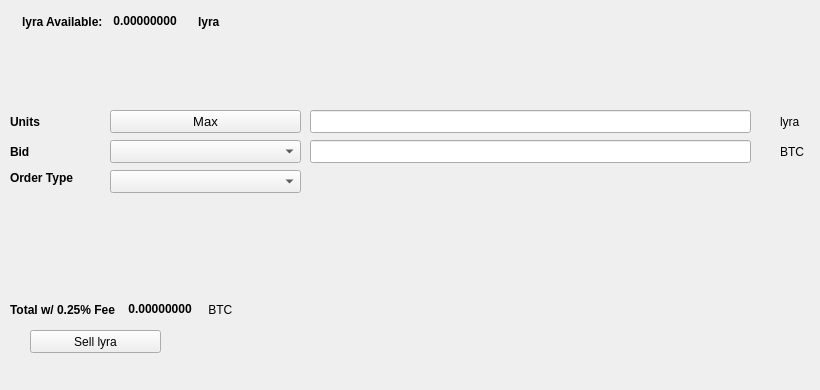
   <widget class="QWidget" name="SellTab">
    <attribute name="title">
     <string>Sell</string>
    </attribute>
    <widget class="QLabel" name="label_16">
     <property name="geometry">
      <rect>
       <x>780</x>
       <y>140</y>
       <width>31</width>
       <height>23</height>
      </rect>
     </property>
     <property name="text">
      <string>BTC</string>
     </property>
    </widget>
    <widget class="QComboBox" name="SellBidcomboBox">
     <property name="geometry">
      <rect>
       <x>110</x>
       <y>140</y>
       <width>191</width>
       <height>23</height>
      </rect>
     </property>
     <property name="font">
      <font>
       <pointsize>10</pointsize>
      </font>
     </property>
    </widget>
    <widget class="QLabel" name="label_18">
     <property name="geometry">
      <rect>
       <x>10</x>
       <y>110</y>
       <width>46</width>
       <height>23</height>
      </rect>
     </property>
     <property name="font">
      <font>
       <weight>75</weight>
       <bold>true</bold>
      </font>
     </property>
     <property name="text">
      <string>Units</string>
     </property>
    </widget>
    <widget class="QPushButton" name="Sell_Max_Amount">
     <property name="geometry">
      <rect>
       <x>110</x>
       <y>110</y>
       <width>191</width>
       <height>23</height>
      </rect>
     </property>
     <property name="font">
      <font>
       <pointsize>10</pointsize>
      </font>
     </property>
     <property name="text">
      <string>Max</string>
     </property>
    </widget>
    <widget class="QLabel" name="label_20">
     <property name="geometry">
      <rect>
       <x>10</x>
       <y>170</y>
       <width>91</width>
       <height>16</height>
      </rect>
     </property>
     <property name="font">
      <font>
       <weight>75</weight>
       <bold>true</bold>
      </font>
     </property>
     <property name="text">
      <string>Order Type</string>
     </property>
    </widget>
    <widget class="QComboBox" name="SellOrdertypeCombo">
     <property name="geometry">
      <rect>
       <x>110</x>
       <y>170</y>
       <width>191</width>
       <height>23</height>
      </rect>
     </property>
     <property name="font">
      <font>
       <pointsize>10</pointsize>
      </font>
     </property>
    </widget>
    <widget class="QLabel" name="label_21">
     <property name="geometry">
      <rect>
       <x>10</x>
       <y>140</y>
       <width>46</width>
       <height>23</height>
      </rect>
     </property>
     <property name="font">
      <font>
       <weight>75</weight>
       <bold>true</bold>
      </font>
     </property>
     <property name="text">
      <string>Bid</string>
     </property>
    </widget>
    <widget class="QLabel" name="label_22">
     <property name="geometry">
      <rect>
       <x>780</x>
       <y>110</y>
       <width>31</width>
       <height>23</height>
      </rect>
     </property>
     <property name="text">
      <string>lyra</string>
     </property>
    </widget>
    <widget class="QLineEdit" name="UnitsInputlyra">
     <property name="geometry">
      <rect>
       <x>310</x>
       <y>110</y>
       <width>441</width>
       <height>23</height>
      </rect>
     </property>
     <property name="font">
      <font>
       <pointsize>9</pointsize>
       <weight>75</weight>
       <bold>true</bold>
      </font>
     </property>
    </widget>
    <widget class="QLineEdit" name="SellBidPriceEdit">
     <property name="geometry">
      <rect>
       <x>310</x>
       <y>140</y>
       <width>441</width>
       <height>23</height>
      </rect>
     </property>
     <property name="font">
      <font>
       <pointsize>9</pointsize>
       <weight>75</weight>
       <bold>true</bold>
      </font>
     </property>
    </widget>
    <widget class="QPushButton" name="SelllyraBTN">
     <property name="geometry">
      <rect>
       <x>30</x>
       <y>330</y>
       <width>131</width>
       <height>23</height>
      </rect>
     </property>
     <property name="text">
      <string>Sell lyra</string>
     </property>
     <property name="icon">
      <iconset resource="../lyra">
       <normaloff>:/icons/bitcoin</normaloff>:/icons/bitcoin</iconset>
     </property>
    </widget>
    <widget class="QWidget" name="layoutWidget3">
     <property name="geometry">
      <rect>
       <x>22</x>
       <y>12</y>
       <width>258</width>
       <height>19</height>
      </rect>
     </property>
     <layout class="QHBoxLayout" name="horizontalLayout">
      <item>
       <widget class="QLabel" name="label232_2">
        <property name="font">
         <font>
          <weight>75</weight>
          <bold>true</bold>
         </font>
        </property>
        <property name="text">
         <string>lyra Available:</string>
        </property>
       </widget>
      </item>
      <item>
       <widget class="QLabel" name="lyraAvailableLabel">
        <property name="palette">
         <palette>
          <active>
           <colorrole role="WindowText">
            <brush brushstyle="SolidPattern">
             <color alpha="255">
              <red>0</red>
              <green>0</green>
              <blue>0</blue>
             </color>
            </brush>
           </colorrole>
           <colorrole role="Button">
            <brush brushstyle="SolidPattern">
             <color alpha="255">
              <red>0</red>
              <green>170</green>
              <blue>0</blue>
             </color>
            </brush>
           </colorrole>
           <colorrole role="Light">
            <brush brushstyle="SolidPattern">
             <color alpha="255">
              <red>0</red>
              <green>255</green>
              <blue>0</blue>
             </color>
            </brush>
           </colorrole>
           <colorrole role="Midlight">
            <brush brushstyle="SolidPattern">
             <color alpha="255">
              <red>0</red>
              <green>212</green>
              <blue>0</blue>
             </color>
            </brush>
           </colorrole>
           <colorrole role="Dark">
            <brush brushstyle="SolidPattern">
             <color alpha="255">
              <red>0</red>
              <green>85</green>
              <blue>0</blue>
             </color>
            </brush>
           </colorrole>
           <colorrole role="Mid">
            <brush brushstyle="SolidPattern">
             <color alpha="255">
              <red>0</red>
              <green>113</green>
              <blue>0</blue>
             </color>
            </brush>
           </colorrole>
           <colorrole role="Text">
            <brush brushstyle="SolidPattern">
             <color alpha="255">
              <red>0</red>
              <green>170</green>
              <blue>0</blue>
             </color>
            </brush>
           </colorrole>
           <colorrole role="BrightText">
            <brush brushstyle="SolidPattern">
             <color alpha="255">
              <red>255</red>
              <green>255</green>
              <blue>255</blue>
             </color>
            </brush>
           </colorrole>
           <colorrole role="ButtonText">
            <brush brushstyle="SolidPattern">
             <color alpha="255">
              <red>0</red>
              <green>0</green>
              <blue>0</blue>
             </color>
            </brush>
           </colorrole>
           <colorrole role="Base">
            <brush brushstyle="SolidPattern">
             <color alpha="255">
              <red>255</red>
              <green>255</green>
              <blue>255</blue>
             </color>
            </brush>
           </colorrole>
           <colorrole role="Window">
            <brush brushstyle="SolidPattern">
             <color alpha="255">
              <red>0</red>
              <green>170</green>
              <blue>0</blue>
             </color>
            </brush>
           </colorrole>
           <colorrole role="Shadow">
            <brush brushstyle="SolidPattern">
             <color alpha="255">
              <red>0</red>
              <green>0</green>
              <blue>0</blue>
             </color>
            </brush>
           </colorrole>
           <colorrole role="AlternateBase">
            <brush brushstyle="SolidPattern">
             <color alpha="255">
              <red>127</red>
              <green>212</green>
              <blue>127</blue>
             </color>
            </brush>
           </colorrole>
           <colorrole role="ToolTipBase">
            <brush brushstyle="SolidPattern">
             <color alpha="255">
              <red>255</red>
              <green>255</green>
              <blue>220</blue>
             </color>
            </brush>
           </colorrole>
           <colorrole role="ToolTipText">
            <brush brushstyle="SolidPattern">
             <color alpha="255">
              <red>0</red>
              <green>0</green>
              <blue>0</blue>
             </color>
            </brush>
           </colorrole>
          </active>
          <inactive>
           <colorrole role="WindowText">
            <brush brushstyle="SolidPattern">
             <color alpha="255">
              <red>0</red>
              <green>0</green>
              <blue>0</blue>
             </color>
            </brush>
           </colorrole>
           <colorrole role="Button">
            <brush brushstyle="SolidPattern">
             <color alpha="255">
              <red>0</red>
              <green>170</green>
              <blue>0</blue>
             </color>
            </brush>
           </colorrole>
           <colorrole role="Light">
            <brush brushstyle="SolidPattern">
             <color alpha="255">
              <red>0</red>
              <green>255</green>
              <blue>0</blue>
             </color>
            </brush>
           </colorrole>
           <colorrole role="Midlight">
            <brush brushstyle="SolidPattern">
             <color alpha="255">
              <red>0</red>
              <green>212</green>
              <blue>0</blue>
             </color>
            </brush>
           </colorrole>
           <colorrole role="Dark">
            <brush brushstyle="SolidPattern">
             <color alpha="255">
              <red>0</red>
              <green>85</green>
              <blue>0</blue>
             </color>
            </brush>
           </colorrole>
           <colorrole role="Mid">
            <brush brushstyle="SolidPattern">
             <color alpha="255">
              <red>0</red>
              <green>113</green>
              <blue>0</blue>
             </color>
            </brush>
           </colorrole>
           <colorrole role="Text">
            <brush brushstyle="SolidPattern">
             <color alpha="255">
              <red>0</red>
              <green>170</green>
              <blue>0</blue>
             </color>
            </brush>
           </colorrole>
           <colorrole role="BrightText">
            <brush brushstyle="SolidPattern">
             <color alpha="255">
              <red>255</red>
              <green>255</green>
              <blue>255</blue>
             </color>
            </brush>
           </colorrole>
           <colorrole role="ButtonText">
            <brush brushstyle="SolidPattern">
             <color alpha="255">
              <red>0</red>
              <green>0</green>
              <blue>0</blue>
             </color>
            </brush>
           </colorrole>
           <colorrole role="Base">
            <brush brushstyle="SolidPattern">
             <color alpha="255">
              <red>255</red>
              <green>255</green>
              <blue>255</blue>
             </color>
            </brush>
           </colorrole>
           <colorrole role="Window">
            <brush brushstyle="SolidPattern">
             <color alpha="255">
              <red>0</red>
              <green>170</green>
              <blue>0</blue>
             </color>
            </brush>
           </colorrole>
           <colorrole role="Shadow">
            <brush brushstyle="SolidPattern">
             <color alpha="255">
              <red>0</red>
              <green>0</green>
              <blue>0</blue>
             </color>
            </brush>
           </colorrole>
           <colorrole role="AlternateBase">
            <brush brushstyle="SolidPattern">
             <color alpha="255">
              <red>127</red>
              <green>212</green>
              <blue>127</blue>
             </color>
            </brush>
           </colorrole>
           <colorrole role="ToolTipBase">
            <brush brushstyle="SolidPattern">
             <color alpha="255">
              <red>255</red>
              <green>255</green>
              <blue>220</blue>
             </color>
            </brush>
           </colorrole>
           <colorrole role="ToolTipText">
            <brush brushstyle="SolidPattern">
             <color alpha="255">
              <red>0</red>
              <green>0</green>
              <blue>0</blue>
             </color>
            </brush>
           </colorrole>
          </inactive>
          <disabled>
           <colorrole role="WindowText">
            <brush brushstyle="SolidPattern">
             <color alpha="255">
              <red>0</red>
              <green>85</green>
              <blue>0</blue>
             </color>
            </brush>
           </colorrole>
           <colorrole role="Button">
            <brush brushstyle="SolidPattern">
             <color alpha="255">
              <red>0</red>
              <green>170</green>
              <blue>0</blue>
             </color>
            </brush>
           </colorrole>
           <colorrole role="Light">
            <brush brushstyle="SolidPattern">
             <color alpha="255">
              <red>0</red>
              <green>255</green>
              <blue>0</blue>
             </color>
            </brush>
           </colorrole>
           <colorrole role="Midlight">
            <brush brushstyle="SolidPattern">
             <color alpha="255">
              <red>0</red>
              <green>212</green>
              <blue>0</blue>
             </color>
            </brush>
           </colorrole>
           <colorrole role="Dark">
            <brush brushstyle="SolidPattern">
             <color alpha="255">
              <red>0</red>
              <green>85</green>
              <blue>0</blue>
             </color>
            </brush>
           </colorrole>
           <colorrole role="Mid">
            <brush brushstyle="SolidPattern">
             <color alpha="255">
              <red>0</red>
              <green>113</green>
              <blue>0</blue>
             </color>
            </brush>
           </colorrole>
           <colorrole role="Text">
            <brush brushstyle="SolidPattern">
             <color alpha="255">
              <red>0</red>
              <green>85</green>
              <blue>0</blue>
             </color>
            </brush>
           </colorrole>
           <colorrole role="BrightText">
            <brush brushstyle="SolidPattern">
             <color alpha="255">
              <red>255</red>
              <green>255</green>
              <blue>255</blue>
             </color>
            </brush>
           </colorrole>
           <colorrole role="ButtonText">
            <brush brushstyle="SolidPattern">
             <color alpha="255">
              <red>0</red>
              <green>85</green>
              <blue>0</blue>
             </color>
            </brush>
           </colorrole>
           <colorrole role="Base">
            <brush brushstyle="SolidPattern">
             <color alpha="255">
              <red>0</red>
              <green>170</green>
              <blue>0</blue>
             </color>
            </brush>
           </colorrole>
           <colorrole role="Window">
            <brush brushstyle="SolidPattern">
             <color alpha="255">
              <red>0</red>
              <green>170</green>
              <blue>0</blue>
             </color>
            </brush>
           </colorrole>
           <colorrole role="Shadow">
            <brush brushstyle="SolidPattern">
             <color alpha="255">
              <red>0</red>
              <green>0</green>
              <blue>0</blue>
             </color>
            </brush>
           </colorrole>
           <colorrole role="AlternateBase">
            <brush brushstyle="SolidPattern">
             <color alpha="255">
              <red>0</red>
              <green>170</green>
              <blue>0</blue>
             </color>
            </brush>
           </colorrole>
           <colorrole role="ToolTipBase">
            <brush brushstyle="SolidPattern">
             <color alpha="255">
              <red>255</red>
              <green>255</green>
              <blue>220</blue>
             </color>
            </brush>
           </colorrole>
           <colorrole role="ToolTipText">
            <brush brushstyle="SolidPattern">
             <color alpha="255">
              <red>0</red>
              <green>0</green>
              <blue>0</blue>
             </color>
            </brush>
           </colorrole>
          </disabled>
         </palette>
        </property>
        <property name="font">
         <font>
          <weight>75</weight>
          <bold>true</bold>
         </font>
        </property>
        <property name="text">
         <string> 0.00000000 </string>
        </property>
        <property name="textInteractionFlags">
         <set>Qt::LinksAccessibleByMouse|Qt::TextSelectableByKeyboard|Qt::TextSelectableByMouse</set>
        </property>
       </widget>
      </item>
      <item>
       <widget class="QLabel" name="labellyra">
        <property name="font">
         <font>
          <weight>75</weight>
          <bold>true</bold>
         </font>
        </property>
        <property name="text">
         <string>lyra</string>
        </property>
       </widget>
      </item>
     </layout>
    </widget>
    <widget class="QWidget" name="layoutWidget">
     <property name="geometry">
      <rect>
       <x>10</x>
       <y>300</y>
       <width>268</width>
       <height>19</height>
      </rect>
     </property>
     <layout class="QHBoxLayout" name="horizontalLayout_2">
      <item>
       <widget class="QLabel" name="label_19">
        <property name="font">
         <font>
          <weight>75</weight>
          <bold>true</bold>
         </font>
        </property>
        <property name="text">
         <string>Total w/ 0.25% Fee </string>
        </property>
       </widget>
      </item>
      <item>
       <widget class="QLabel" name="SellCostLabel">
        <property name="palette">
         <palette>
          <active>
           <colorrole role="WindowText">
            <brush brushstyle="SolidPattern">
             <color alpha="255">
              <red>0</red>
              <green>0</green>
              <blue>0</blue>
             </color>
            </brush>
           </colorrole>
           <colorrole role="Button">
            <brush brushstyle="SolidPattern">
             <color alpha="255">
              <red>0</red>
              <green>170</green>
              <blue>0</blue>
             </color>
            </brush>
           </colorrole>
           <colorrole role="Light">
            <brush brushstyle="SolidPattern">
             <color alpha="255">
              <red>0</red>
              <green>255</green>
              <blue>0</blue>
             </color>
            </brush>
           </colorrole>
           <colorrole role="Midlight">
            <brush brushstyle="SolidPattern">
             <color alpha="255">
              <red>0</red>
              <green>212</green>
              <blue>0</blue>
             </color>
            </brush>
           </colorrole>
           <colorrole role="Dark">
            <brush brushstyle="SolidPattern">
             <color alpha="255">
              <red>0</red>
              <green>85</green>
              <blue>0</blue>
             </color>
            </brush>
           </colorrole>
           <colorrole role="Mid">
            <brush brushstyle="SolidPattern">
             <color alpha="255">
              <red>0</red>
              <green>113</green>
              <blue>0</blue>
             </color>
            </brush>
           </colorrole>
           <colorrole role="Text">
            <brush brushstyle="SolidPattern">
             <color alpha="255">
              <red>0</red>
              <green>170</green>
              <blue>0</blue>
             </color>
            </brush>
           </colorrole>
           <colorrole role="BrightText">
            <brush brushstyle="SolidPattern">
             <color alpha="255">
              <red>255</red>
              <green>255</green>
              <blue>255</blue>
             </color>
            </brush>
           </colorrole>
           <colorrole role="ButtonText">
            <brush brushstyle="SolidPattern">
             <color alpha="255">
              <red>0</red>
              <green>0</green>
              <blue>0</blue>
             </color>
            </brush>
           </colorrole>
           <colorrole role="Base">
            <brush brushstyle="SolidPattern">
             <color alpha="255">
              <red>255</red>
              <green>255</green>
              <blue>255</blue>
             </color>
            </brush>
           </colorrole>
           <colorrole role="Window">
            <brush brushstyle="SolidPattern">
             <color alpha="255">
              <red>0</red>
              <green>170</green>
              <blue>0</blue>
             </color>
            </brush>
           </colorrole>
           <colorrole role="Shadow">
            <brush brushstyle="SolidPattern">
             <color alpha="255">
              <red>0</red>
              <green>0</green>
              <blue>0</blue>
             </color>
            </brush>
           </colorrole>
           <colorrole role="AlternateBase">
            <brush brushstyle="SolidPattern">
             <color alpha="255">
              <red>127</red>
              <green>212</green>
              <blue>127</blue>
             </color>
            </brush>
           </colorrole>
           <colorrole role="ToolTipBase">
            <brush brushstyle="SolidPattern">
             <color alpha="255">
              <red>255</red>
              <green>255</green>
              <blue>220</blue>
             </color>
            </brush>
           </colorrole>
           <colorrole role="ToolTipText">
            <brush brushstyle="SolidPattern">
             <color alpha="255">
              <red>0</red>
              <green>0</green>
              <blue>0</blue>
             </color>
            </brush>
           </colorrole>
          </active>
          <inactive>
           <colorrole role="WindowText">
            <brush brushstyle="SolidPattern">
             <color alpha="255">
              <red>0</red>
              <green>0</green>
              <blue>0</blue>
             </color>
            </brush>
           </colorrole>
           <colorrole role="Button">
            <brush brushstyle="SolidPattern">
             <color alpha="255">
              <red>0</red>
              <green>170</green>
              <blue>0</blue>
             </color>
            </brush>
           </colorrole>
           <colorrole role="Light">
            <brush brushstyle="SolidPattern">
             <color alpha="255">
              <red>0</red>
              <green>255</green>
              <blue>0</blue>
             </color>
            </brush>
           </colorrole>
           <colorrole role="Midlight">
            <brush brushstyle="SolidPattern">
             <color alpha="255">
              <red>0</red>
              <green>212</green>
              <blue>0</blue>
             </color>
            </brush>
           </colorrole>
           <colorrole role="Dark">
            <brush brushstyle="SolidPattern">
             <color alpha="255">
              <red>0</red>
              <green>85</green>
              <blue>0</blue>
             </color>
            </brush>
           </colorrole>
           <colorrole role="Mid">
            <brush brushstyle="SolidPattern">
             <color alpha="255">
              <red>0</red>
              <green>113</green>
              <blue>0</blue>
             </color>
            </brush>
           </colorrole>
           <colorrole role="Text">
            <brush brushstyle="SolidPattern">
             <color alpha="255">
              <red>0</red>
              <green>170</green>
              <blue>0</blue>
             </color>
            </brush>
           </colorrole>
           <colorrole role="BrightText">
            <brush brushstyle="SolidPattern">
             <color alpha="255">
              <red>255</red>
              <green>255</green>
              <blue>255</blue>
             </color>
            </brush>
           </colorrole>
           <colorrole role="ButtonText">
            <brush brushstyle="SolidPattern">
             <color alpha="255">
              <red>0</red>
              <green>0</green>
              <blue>0</blue>
             </color>
            </brush>
           </colorrole>
           <colorrole role="Base">
            <brush brushstyle="SolidPattern">
             <color alpha="255">
              <red>255</red>
              <green>255</green>
              <blue>255</blue>
             </color>
            </brush>
           </colorrole>
           <colorrole role="Window">
            <brush brushstyle="SolidPattern">
             <color alpha="255">
              <red>0</red>
              <green>170</green>
              <blue>0</blue>
             </color>
            </brush>
           </colorrole>
           <colorrole role="Shadow">
            <brush brushstyle="SolidPattern">
             <color alpha="255">
              <red>0</red>
              <green>0</green>
              <blue>0</blue>
             </color>
            </brush>
           </colorrole>
           <colorrole role="AlternateBase">
            <brush brushstyle="SolidPattern">
             <color alpha="255">
              <red>127</red>
              <green>212</green>
              <blue>127</blue>
             </color>
            </brush>
           </colorrole>
           <colorrole role="ToolTipBase">
            <brush brushstyle="SolidPattern">
             <color alpha="255">
              <red>255</red>
              <green>255</green>
              <blue>220</blue>
             </color>
            </brush>
           </colorrole>
           <colorrole role="ToolTipText">
            <brush brushstyle="SolidPattern">
             <color alpha="255">
              <red>0</red>
              <green>0</green>
              <blue>0</blue>
             </color>
            </brush>
           </colorrole>
          </inactive>
          <disabled>
           <colorrole role="WindowText">
            <brush brushstyle="SolidPattern">
             <color alpha="255">
              <red>0</red>
              <green>85</green>
              <blue>0</blue>
             </color>
            </brush>
           </colorrole>
           <colorrole role="Button">
            <brush brushstyle="SolidPattern">
             <color alpha="255">
              <red>0</red>
              <green>170</green>
              <blue>0</blue>
             </color>
            </brush>
           </colorrole>
           <colorrole role="Light">
            <brush brushstyle="SolidPattern">
             <color alpha="255">
              <red>0</red>
              <green>255</green>
              <blue>0</blue>
             </color>
            </brush>
           </colorrole>
           <colorrole role="Midlight">
            <brush brushstyle="SolidPattern">
             <color alpha="255">
              <red>0</red>
              <green>212</green>
              <blue>0</blue>
             </color>
            </brush>
           </colorrole>
           <colorrole role="Dark">
            <brush brushstyle="SolidPattern">
             <color alpha="255">
              <red>0</red>
              <green>85</green>
              <blue>0</blue>
             </color>
            </brush>
           </colorrole>
           <colorrole role="Mid">
            <brush brushstyle="SolidPattern">
             <color alpha="255">
              <red>0</red>
              <green>113</green>
              <blue>0</blue>
             </color>
            </brush>
           </colorrole>
           <colorrole role="Text">
            <brush brushstyle="SolidPattern">
             <color alpha="255">
              <red>0</red>
              <green>85</green>
              <blue>0</blue>
             </color>
            </brush>
           </colorrole>
           <colorrole role="BrightText">
            <brush brushstyle="SolidPattern">
             <color alpha="255">
              <red>255</red>
              <green>255</green>
              <blue>255</blue>
             </color>
            </brush>
           </colorrole>
           <colorrole role="ButtonText">
            <brush brushstyle="SolidPattern">
             <color alpha="255">
              <red>0</red>
              <green>85</green>
              <blue>0</blue>
             </color>
            </brush>
           </colorrole>
           <colorrole role="Base">
            <brush brushstyle="SolidPattern">
             <color alpha="255">
              <red>0</red>
              <green>170</green>
              <blue>0</blue>
             </color>
            </brush>
           </colorrole>
           <colorrole role="Window">
            <brush brushstyle="SolidPattern">
             <color alpha="255">
              <red>0</red>
              <green>170</green>
              <blue>0</blue>
             </color>
            </brush>
           </colorrole>
           <colorrole role="Shadow">
            <brush brushstyle="SolidPattern">
             <color alpha="255">
              <red>0</red>
              <green>0</green>
              <blue>0</blue>
             </color>
            </brush>
           </colorrole>
           <colorrole role="AlternateBase">
            <brush brushstyle="SolidPattern">
             <color alpha="255">
              <red>0</red>
              <green>170</green>
              <blue>0</blue>
             </color>
            </brush>
           </colorrole>
           <colorrole role="ToolTipBase">
            <brush brushstyle="SolidPattern">
             <color alpha="255">
              <red>255</red>
              <green>255</green>
              <blue>220</blue>
             </color>
            </brush>
           </colorrole>
           <colorrole role="ToolTipText">
            <brush brushstyle="SolidPattern">
             <color alpha="255">
              <red>0</red>
              <green>0</green>
              <blue>0</blue>
             </color>
            </brush>
           </colorrole>
          </disabled>
         </palette>
        </property>
        <property name="font">
         <font>
          <weight>75</weight>
          <bold>true</bold>
         </font>
        </property>
        <property name="autoFillBackground">
         <bool>false</bool>
        </property>
        <property name="text">
         <string> 0.00000000</string>
        </property>
        <property name="textInteractionFlags">
         <set>Qt::LinksAccessibleByMouse|Qt::TextSelectableByMouse</set>
        </property>
       </widget>
      </item>
      <item>
       <widget class="QLabel" name="label_17">
        <property name="font">
         <font>
          <weight>50</weight>
          <bold>false</bold>
         </font>
        </property>
        <property name="text">
         <string> BTC</string>
        </property>
       </widget>
      </item>
     </layout>
    </widget>
    <widget class="QLabel" name="label_23">
     <property name="geometry">
      <rect>
       <x>460</x>
       <y>300</y>
       <width>281</width>
       <height>81</height>
      </rect>
     </property>
     <property name="text">
      <string/>
     </property>
     <property name="pixmap">
      <pixmap>:/images/bittrex</pixmap>
     </property>
    </widget>
   </widget>
